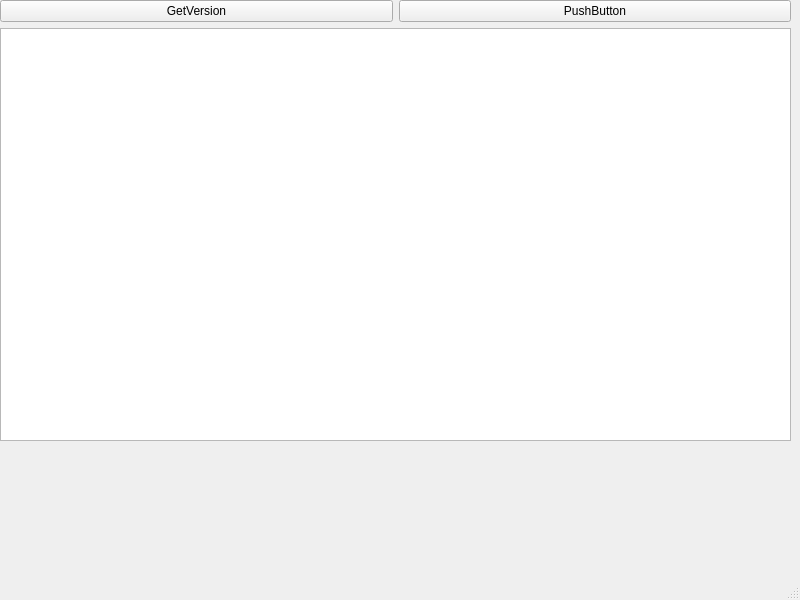
<?xml version="1.0" encoding="UTF-8"?>
<ui version="4.0">
 <class>MainWindow</class>
 <widget class="QMainWindow" name="MainWindow">
  <property name="geometry">
   <rect>
    <x>0</x>
    <y>0</y>
    <width>800</width>
    <height>600</height>
   </rect>
  </property>
  <property name="windowTitle">
   <string>MainWindow</string>
  </property>
  <widget class="QWidget" name="centralwidget">
   <widget class="QWidget" name="verticalLayoutWidget">
    <property name="geometry">
     <rect>
      <x>0</x>
      <y>0</y>
      <width>791</width>
      <height>441</height>
     </rect>
    </property>
    <layout class="QVBoxLayout" name="verticalLayout">
     <item>
      <layout class="QHBoxLayout" name="horizontalLayout">
       <item>
        <widget class="QPushButton" name="versionButton">
         <property name="text">
          <string>GetVersion</string>
         </property>
        </widget>
       </item>
       <item>
        <widget class="QPushButton" name="pushButton">
         <property name="text">
          <string>PushButton</string>
         </property>
        </widget>
       </item>
      </layout>
     </item>
     <item>
      <widget class="QTextEdit" name="textEdit">
       <property name="sizePolicy">
        <sizepolicy hsizetype="Expanding" vsizetype="Preferred">
         <horstretch>0</horstretch>
         <verstretch>0</verstretch>
        </sizepolicy>
       </property>
      </widget>
     </item>
    </layout>
   </widget>
  </widget>
  <widget class="QMenuBar" name="menubar">
   <property name="geometry">
    <rect>
     <x>0</x>
     <y>0</y>
     <width>800</width>
     <height>22</height>
    </rect>
   </property>
  </widget>
  <widget class="QStatusBar" name="statusbar"/>
 </widget>
 <resources/>
 <connections/>
</ui>
